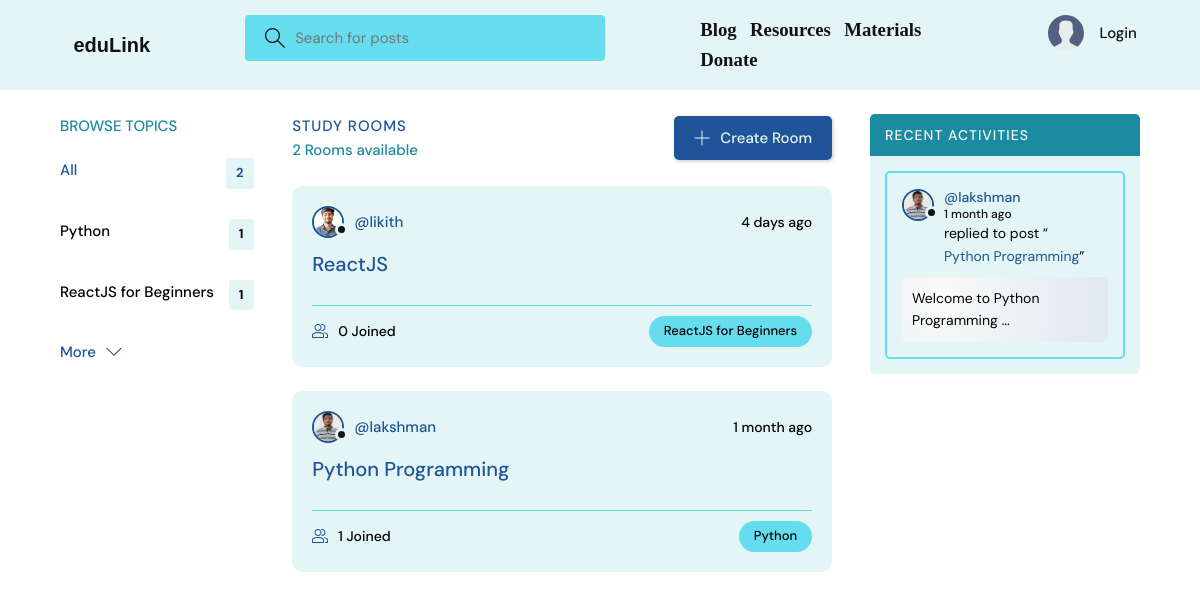
The page / on the database its author committed.
### base/models.py (models this page shows, shortened)
class Topic(models.Model):
    name = models.CharField(max_length=200)

class Room(models.Model):
    host = models.ForeignKey(User, on_delete=models.SET_NULL, null=True)
    topic = models.ForeignKey(Topic, on_delete=models.SET_NULL, null=True)
    name = models.CharField(max_length=200)
    description = models.TextField(null=True, blank=True)
    participants = models.ManyToManyField(
        User, related_name='participants', blank=True)
    updated = models.DateTimeField(auto_now=True)
    created = models.DateTimeField(auto_now_add=True)
    class Meta:
        ordering = ['-updated', '-created']
    def __str__(self):
        return self.name

class User(AbstractUser):
    name = models.CharField(max_length=200, null=True)
    email = models.EmailField(unique=True, null=True)
    bio = models.TextField(null=True)
    avatar = models.ImageField(null=True, default="avatar.svg")
    USERNAME_FIELD = 'email'
    REQUIRED_FIELDS = []

class Message(models.Model):
    user = models.ForeignKey(User, on_delete=models.CASCADE)
    room = models.ForeignKey(Room, on_delete=models.CASCADE)
    body = models.TextField()
    updated = models.DateTimeField(auto_now=True)
    created = models.DateTimeField(auto_now_add=True)
    class Meta:
        ordering = ['-updated', '-created']

### base/views.py (the view)
# urls.py: path('', views.home, name="home"),
def home(request):
    q = request.GET.get('q') if request.GET.get('q') != None else ''
    rooms = Room.objects.filter(
        Q(topic__name__icontains=q) |
        Q(name__icontains=q) |
        Q(description__icontains=q)
    )
    topics = Topic.objects.all()[0:5]
    room_count = rooms.count()
    room_messages = Message.objects.filter(
        Q(room__topic__name__icontains=q))[0:3]
    context = {'rooms': rooms, 'topics': topics,
               'room_count': room_count, 'room_messages': room_messages}
    return render(request, 'base/home.html', context)

### base/templates/base/home.html (shortened to what this page needs)
{% extends 'main.html' %}
{% block content %}
<main class="layout layout--3">
  <div class="container">
    {% include 'base/topics_component.html' %}
    <div class="roomList">
      <div class="roomList__header">
        <div>
          <h2>Study Rooms</h2>
          <p>{{room_count}} Rooms available</p>
        </div>
        <a class="btn btn--main" href="{% url 'create-room' %}">
          <svg version="1.1" xmlns="http://www.w3.org/2000/svg" width="32" height="32" viewBox="0 0 32 32">
            <title>add</title>
            <path
              d="M16.943 0.943h-1.885v14.115h-14.115v1.885h14.115v14.115h1.885v-14.115h14.115v-1.885h-14.115v-14.115z">
            </path>
          </svg>
          Create Room
        </a>
      </div>
      {% include 'base/feed_component.html' %}
    </div>
    {% include 'base/activity_component.html' %}
  </div>
</main>
{% endblock %}

### base/templates/base/topics_component.html
<div class="topics">
    <div class="topics__header">
        <h2>Browse Topics</h2>
    </div>
    <ul class="topics__list">
        <li>
            <a href="{% url 'home' %}" class="active">All <span>{{topics.count}}</span></a>
        </li>
        {% for topic in topics %}
        <li>
            <a href="{% url 'home' %}?q={{topic.name}}">{{topic.name}}<span>{{topic.room_set.all.count}}</span></a>
        </li>
        {% endfor %}
    </ul>
    <a class="btn btn--link" href="{% url 'topics' %}">
        More
        <svg version="1.1" xmlns="http://www.w3.org/2000/svg" width="32" height="32" viewBox="0 0 32 32">
            <title>chevron-down</title>
            <path d="M16 21l-13-13h-3l16 16 16-16h-3l-13 13z"></path>
        </svg>
    </a>
</div>

### base/templates/base/feed_component.html (shortened to what this page needs)
{% for room in rooms %}
<div class="roomListRoom">
    <div class="roomListRoom__header">
        <a href="{% url 'user-profile' room.host.id %}" class="roomListRoom__author">
            <div class="avatar avatar--small">
                <img src="{{room.host.avatar.url}}" />
            </div>
            <span>@{{room.host.username}}</span>
        </a>
        <div class="roomListRoom__actions">
            <span>{{room.created|timesince}} ago</span>
        </div>
    </div>
    <div class="roomListRoom__content">
        <a href="{% url 'room' room.id %}">{{room.name}}</a>
    </div>
    <div class="roomListRoom__meta">
        <a href="{% url 'room' room.id %}" class="roomListRoom__joined">
            {{room.participants.all.count}} Joined
        </a>
        <p class="roomListRoom__topic">{{room.topic.name}}</p>
    </div>
</div>
{% endfor %}

### base/templates/base/activity_component.html (shortened to what this page needs)
<div class="activities">
    <div class="activities__header">
        <h2>Recent Activities</h2>
    </div>
    {% for message in room_messages %}
    <div class="activities__box">
        <div class="activities__boxHeader roomListRoom__header">
            <a href="{% url 'user-profile' message.user.id %}" class="roomListRoom__author">
                <div class="avatar avatar--small">
                    <img src="{{message.user.avatar.url}}" />
                </div>
                <p>
                    @{{message.user.username}}
                    <span>{{message.created|timesince}} ago</span>
                </p>
            </a>
        </div>
        <div class="activities__boxContent">
            <p>replied to post “<a href="{% url 'room' message.room.id %}">{{message.room}}</a>”</p>
            <div class="activities__boxRoomContent">{{message.body}}</div>
        </div>
    </div>
    {% endfor %}
</div>

### rows shown on the page
Topic: name "Python", room_set.all.count "1"
Topic: name "ReactJS for Beginners", room_set.all.count "1"
Room: host.avatar (picture), host.username "likith", created "4 days", name "ReactJS", participants.all.count "0", topic.name "ReactJS for Beginners"
Room: host.avatar (picture), host.username "lakshman", created "1 month", name "Python Programming", participants.all.count "1", topic.name "Python"
Message: user.avatar (picture), user.username "lakshman", created "1 month", room "Python Programming", body "Welcome to Python Programming ..."

### other values the page prints
{{ topics.count }} "2"
{{ room_count }} "2"
